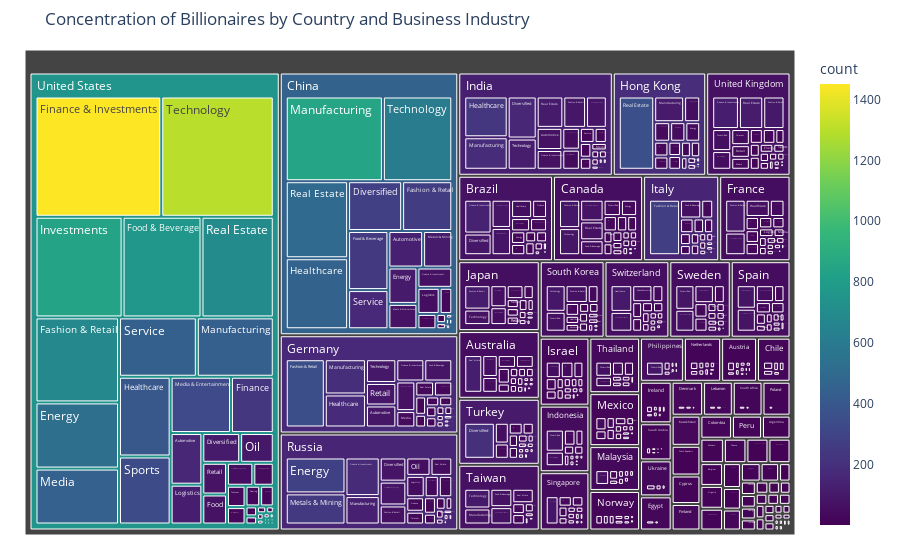

The cell this chart's notebook holds for it:
### Markdown cell above
### **2.1.2. Concentration of Industries Across Countries: Amir**

**Q: Do specific countries or regions have a higher concentration of billionaires who specialize in particular business categories?**

**Observations:**
- United States:
    - Technology and Finance & Investments are the dominant business categories among billionaires in the United States.
    - Other significant business categories include Real Estate and Food & Beverages.

- China:
    - Technology and Manufacturing are the primary business categories among billionaires in China.
    - There is also a notable presence of billionaires in the Healthcare and Real Estate sectors.

- India:
    - Healthcare, Manufacturing, and Diversified sectors have a significant presence among billionaires in India.

- Other Countries:
    - Various business categories are represented among billionaires in other countries such as Russia, Germany, United Kingdom, Switzerland, Hong Kong, Brazil, and Canada.
    - The concentration of billionaires in specific business categories varies across these regions.

### Code cell
data = df
filtered_data = data[['country_of_citizenship',
                    'country_of_residence',
                    'business_industries']]

grouped_data = (filtered_data.groupby(['country_of_citizenship',
                                      'business_industries'])
                                      .size()
                                      .reset_index(name='count'))

fig = px.treemap(grouped_data,
                 path=['country_of_citizenship', 'business_industries'],
                 values='count',
                 color='count',
                 color_continuous_scale='Viridis',
                 title='Concentration of Billionaires by Country and Business Industry')


fig.update_layout(margin=dict(t=50, l=25, r=25, b=25))
fig.show()

### Figure 1 — Plotly figure (JSON) as saved in the notebook; plotly's stock layout.template omitted (floating-point values rounded to 4 significant figures; data arrays with more than 128 entries replaced by an {"elided": "..."} marker saying what was removed)
{"data": [{"branchvalues": "total", "customdata": {"elided": "855x1 float values"}, "domain": {"x": [0, 1], "y": [0, 1]}, "hovertemplate": "labels=%{label}<br>count_sum=%{value}<br>parent=%{parent}<br>id=%{id}<br>count=%{color}<extra></extra>", "ids": {"elided": "855 str values"}, "labels": {"elided": "855 str values"}, "marker": {"coloraxis": "coloraxis", "colors": {"elided": "855 float values"}}, "name": "", "parents": {"elided": "855 str values"}, "type": "treemap", "values": {"elided": "855 int values"}}], "layout": {"coloraxis": {"colorbar": {"title": {"text": "count"}}, "colorscale": [[0, "#440154"], [0.1111, "#482878"], [0.2222, "#3e4989"], [0.3333, "#31688e"], [0.4444, "#26828e"], [0.5556, "#1f9e89"], [0.6667, "#35b779"], [0.7778, "#6ece58"], [0.8889, "#b5de2b"], [1, "#fde725"]]}, "legend": {"tracegroupgap": 0}, "margin": {"b": 25, "l": 25, "r": 25, "t": 50}, "title": {"text": "Concentration of Billionaires by Country and Business Industry"}}}
